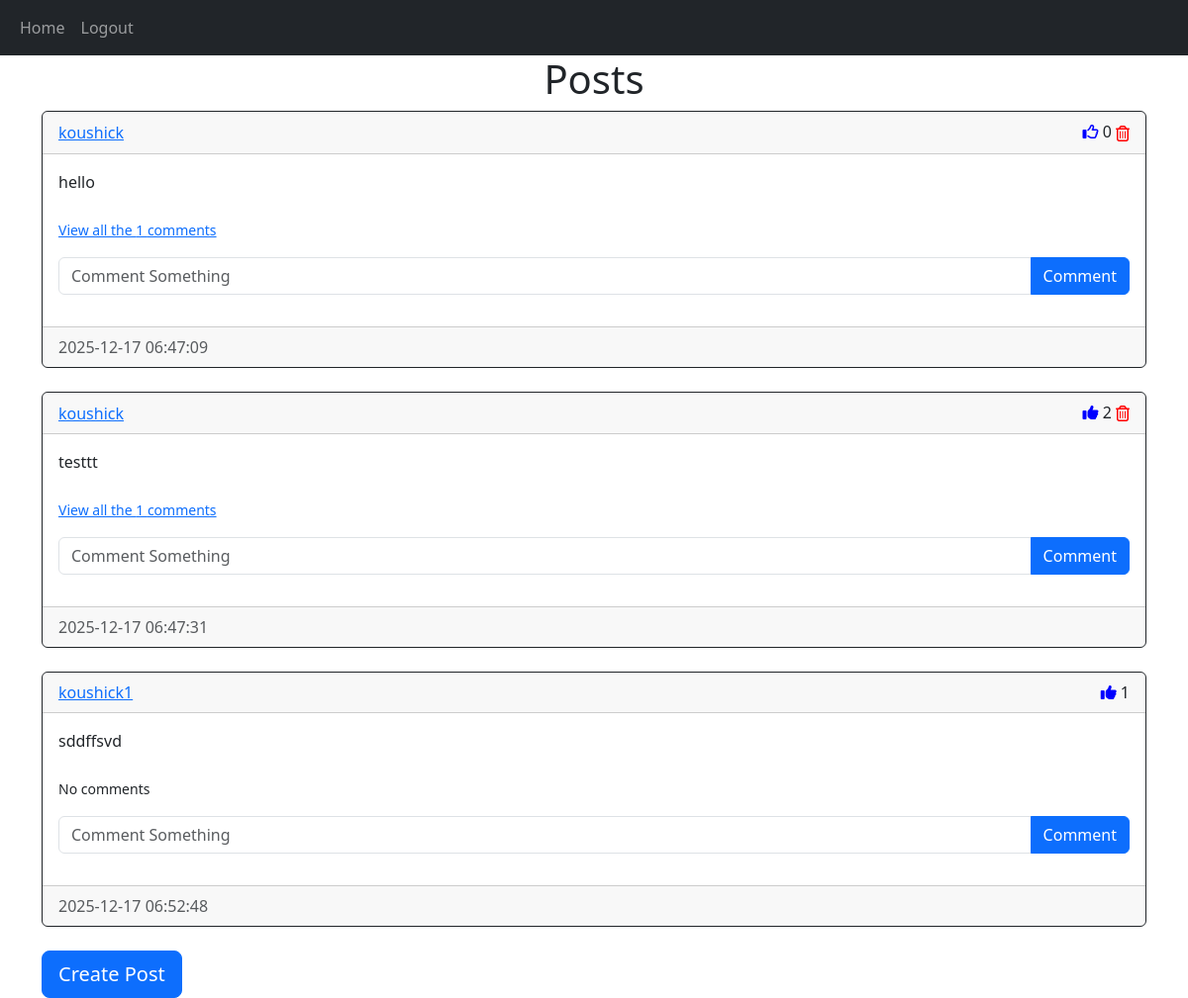
Screenshot of /home (signed in) with the database file from the repository.
### website/models.py (models this page shows)
class Post(db.Model):
    id = db.Column(db.Integer, primary_key=True)
    text = db.Column(db.Text, nullable=False)
    date_created = db.Column(db.DateTime(timezone=True), default=func.now())
    author = db.Column(db.Integer, db.ForeignKey('user.id', ondelete="CASCADE"), nullable=False)
    comment = db.relationship('Comment', backref='post', passive_deletes=True)
    like = db.relationship('Like', backref='post', passive_deletes=True)

class User(db.Model, UserMixin):
    id = db.Column(db.Integer, primary_key=True)
    email = db.Column(db.String(150), unique=True)
    username = db.Column(db.String(150), unique=True)
    password = db.Column(db.String(150))
    date_created = db.Column(db.DateTime(timezone=True), default=func.now())
    post = db.relationship('Post', backref='user', passive_deletes=True)
    comment = db.relationship('Comment', backref='user', passive_deletes=True)
    like = db.relationship('Like', backref='user', passive_deletes=True)

### website/views.py (the view)
@views.route("/")
@views.route("/home")
@login_required
def home():
    return render_template("home.html", user = current_user, posts=Post.query.all())

### website/__init__.py (called while the page is built)
def create_app():
    app  = Flask(__name__)
    app.config['SECRET_KEY'] = "hiworld"
    app.config['SQLALCHEMY_DATABASE_URI'] = f'sqlite:///{DB_PATH}'
    db.init_app(app)
    from .views import views
    from .auth import auth
    app.register_blueprint(views, url_prefix = "/")
    app.register_blueprint(auth, url_prefix = "/")
    from .models import User, Post, Comment, Like
    create_database(app)
    login_manager = LoginManager()
    login_manager.login_view = "auth.login"
    login_manager.init_app(app)
    @login_manager.user_loader
    def load_user(id):
        return User.query.get(int(id))
    return app

### website/templates/home.html
{% extends "post_div.html" %}

### website/templates/post_div.html (shortened to what this page needs)
{% extends "base.html" %}
{% block content %}
<h1 align="center">{% block header %}Posts{% endblock %}</h1>
<div class="Posts">
    {% for post in posts %}
        <div class="card border-dark">
            <div class="card-header d-flex justify-content-between align-items-center">
                <a href="/posts/{{post.user.username}}">{{post.user.username}}</a>
                <div>
                        {% set ns = namespace(found=false) %}
                        {% for like in post.like %}
                            {% if user.id == like.author %}
                                {% set ns.found = true %}
                            {% endif %}
                        {% endfor %}
                        <i
                        class="{% if ns.found %} fa-solid fa-thumbs-up {% else %} fa-regular fa-thumbs-up{% endif %}"
                        id="like-button-{{post.id}}"
                        onclick="like({{post.id}})" style="color:blue">
                        </i>
                        <span id="like-count-{{post.id}}">{{post.like|length}}</span>
                    {% if user.id == post.user.id %}
                        <div class="btn-group">
                            <a href="/delete-post/{{post.id}}" style="color:red"><i class="fa-regular fa-trash-can"></i></a>
                        </div>
                    {% endif %}
                </div>
            </div>
            <div class="card-body">
                <div calss="card-text">{{ post.text }}</div>
                <p class="card-text">
                    {% if post.comment|length > 0 %}
                        <a data-bs-toggle="collapse" href="#comment-{{post.id}}" role="button">
                            <small>View all the {{post.comment|length}} comments </small>
                        </a>
                    {% else %}
                        <small class="muted"> No comments </small>
                    {% endif %}
                </p>
                <form method="POST", class="input-group mb-3", action="/create-comment/{{post.id}}">
                    <input type="text", id="text", name="text", class="form-control", placeholder="Comment Something"/>
                    <button type="submit" class="btn btn-primary">Comment</button>
                </form>
            </div>
            <div class="card-footer text-muted">{{post.date_created}}</div>
        </div>
    {% endfor %}
</div>
{% block footer %}
    <div >
        <a href="/create-post"><button type="button" class="btn btn-lg btn-primary">Create Post</button></a>
    </div>
{% endblock %}{% endblock %}

### rows the page displays
Post: user.username "koushick", like|length "0", text "hello", comment|length "1", date_created "2025-12-17 06:47:09"
Post: user.username "koushick", like|length "2", text "testtt", comment|length "1", date_created "2025-12-17 06:47:31"
Post: user.username "koushick1", like|length "1", text "sddffsvd", shows "No comments", date_created "2025-12-17 06:52:48"
